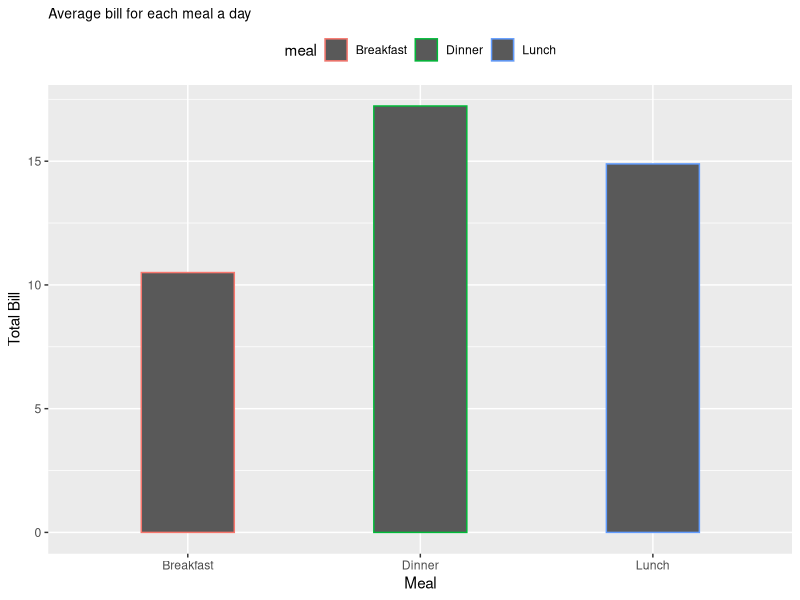

Write R code to recreate this figure.
library(ggplot2)
library(reshape2)
# load the CSV file from the local directory

dataset <- data.frame(
  meal = c("Breakfast", "Lunch","Dinner"),
  total_bill = c(10.5, 14.89, 17.23)
)


# Plot Model Accuracy
acimg <- ggplot(data=dataset, aes(x=meal, y=total_bill, colour=meal)) +
  geom_bar(stat="identity", width = 0.4) +
  ggtitle("Average bill for each meal a day") +     # Set title
  xlab("Meal") + ylab("Total Bill") + # Set axis labels
  theme(legend.position="top", plot.title = element_text(size = 10))

print(acimg)

